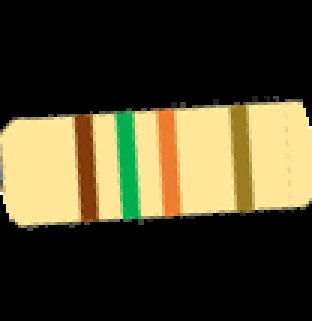
#> input picture 3/A9.png, 104 x 107 px (shown 3 times larger)
$ python crop.py
#> lines starting #> are read from the running program, lines starting #| are printed output that depends on the picture
import cv2

img = cv2.imread("A9.png")
#> img is the input picture: shape (107, 104, 3); mean B, G, R 42.5, 67.6, 74.6
crop_img = img[5:55, 5:25]
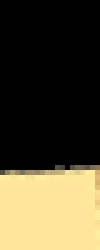
#> crop_img: shape (50, 20, 3) (shown 5 times larger); mean B, G, R 48.8, 73.1, 80.9
cv2.imshow("cropped", crop_img)
cv2.waitKey(0)
